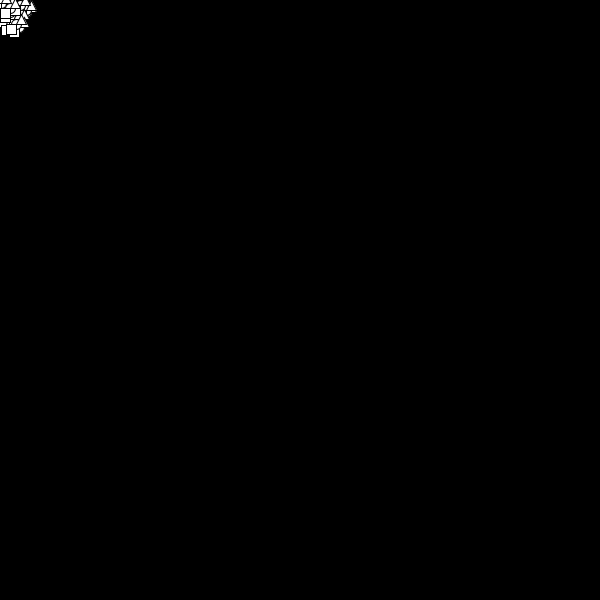
Frame 1 (no input)
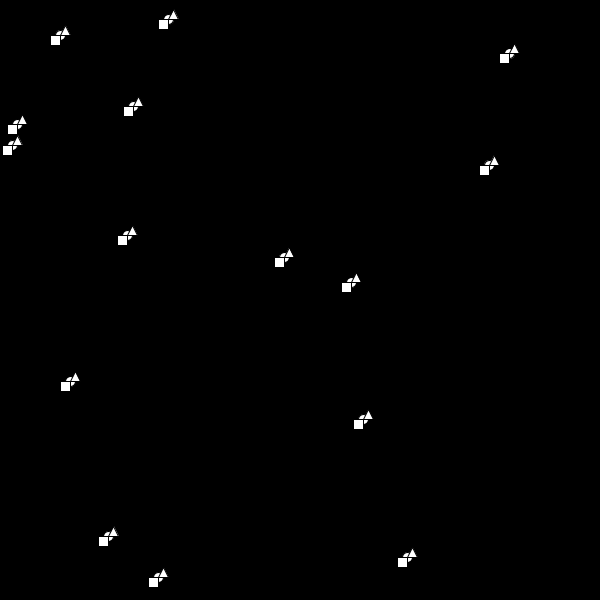
Frame 60 (the mouse pressed at the canvas centre just before this capture)
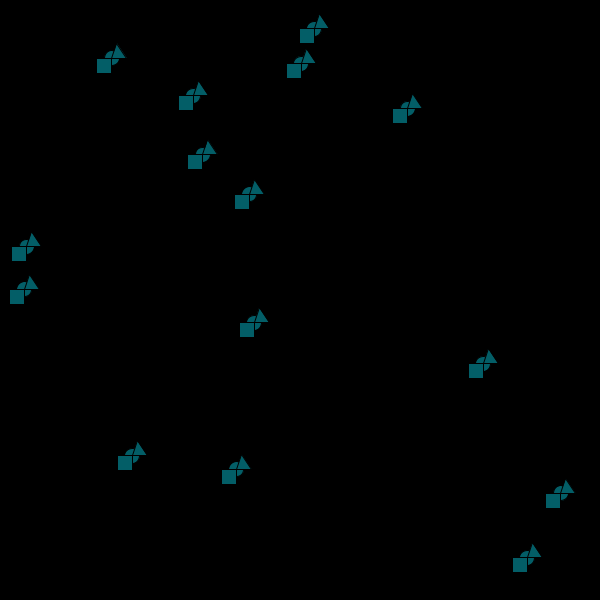
Frame 120 (the mouse held since frame 60 and released just before this capture)

The Processing sketch that drew these frames (run headless with seeded random() and noise(); from frame 60 on, the mouse is pressed at the canvas centre):

// Processing sketch: processing_183990
// ── processing_183990.pde

float [] psX = new float [15];
float [] psY = new float [15];

float [] velocitatY = new float [15];
float [] velocitatX = new float [15];

float mida = 10;
float radi = mida/2;

float R = 255;
float G = 255;
float B = 255;

float psXTri;
float psYTri;
float psX2;
float psX3;
float psY2;

void setup(){
  size(600,600);
  for(int i=0; i<15; i++){
  psX[i] = random(25);
  psY[i] = random(25);
  velocitatY [i] = random(10);
  velocitatX [i] = random(10);
}

}
void draw(){
  background(0);
  fill(R,G,B);
  
  for(int i=0; i<15; i++){
    psX[i] = psX[i] + velocitatX[i];
    psY[i] = psY[i] + velocitatY[i];
  ellipse(psX[i],psY[i], mida, mida);
    psXTri = psX[i];
    psYTri = psY[i];
    psX2 = psXTri+mida;
    psX3 = psXTri+radi;
    psY2 = psYTri-mida;
  triangle(psXTri, psYTri, psX2, psYTri, psX3, psY2);
  rect(psX[i],psY[i],-mida,mida);
 if (psX[i]>=width||psX[i]<=0) {
      velocitatX[i]=-velocitatX[i];
      R = R-100;
    }
    if (psY[i]>=height||psY[i]<=0) {
      velocitatY[i]=-velocitatY[i];
      mida=mida+1;

      R = B+100;
    }
}
}
void mousePressed(){
  G = random(255);
  B = random(255);
}
